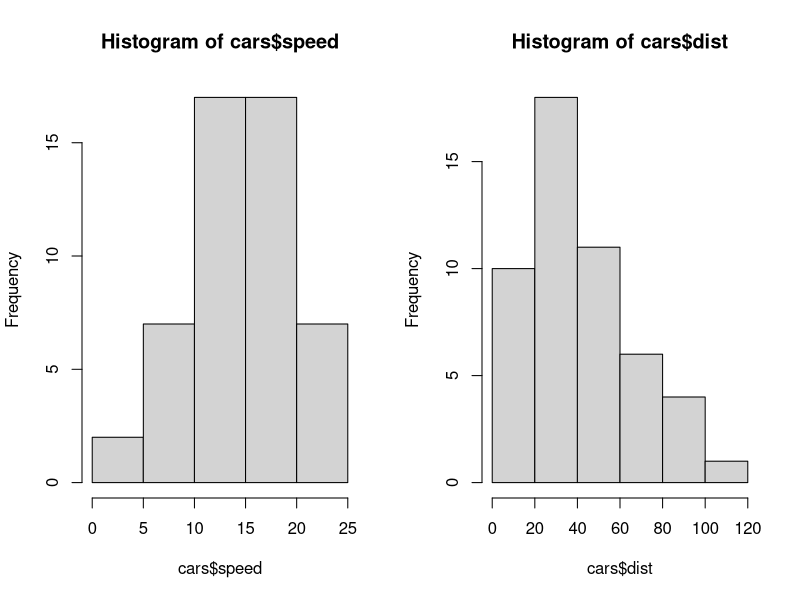

The R source for this figure:
## ---- chunk 1
knitr::opts_chunk$set(echo=TRUE)
options(width=40)
## ---- chunk 2
summary(cars)
## ---- chunk 3
mean_speed <- mean(cars$speed)
first_100 <- sum(1:100)
## ---- chunk 4
par(mfrow=c(1, 2))
hist(cars$speed)
hist(cars$dist)
